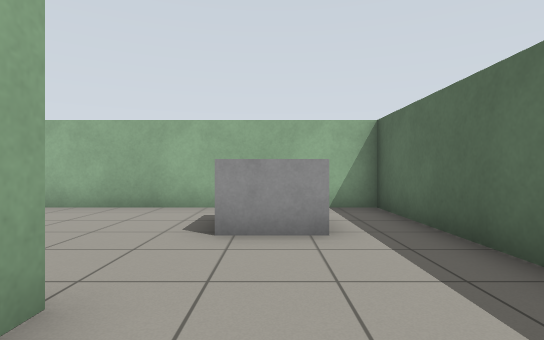
view 1 (above)

12 first-person views from a walk through a world built for the Gazebo simulator. The camera is 0.86 m above the floor, looks level and sees 80° across. The floor is counted in squares, 1 m on a side. Each view is taken from the middle of a square. On the plan, view 1 faces up. The plan holds only what a view shows up to about 11 squares ahead; the rest is blank.

view 2
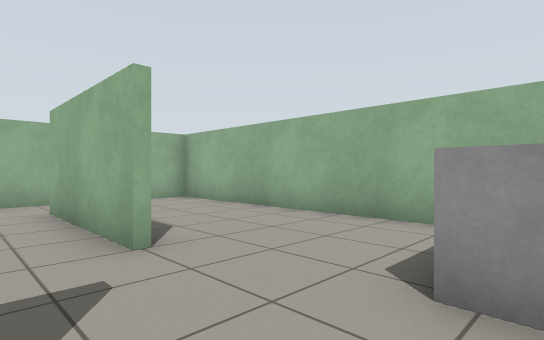

view 3
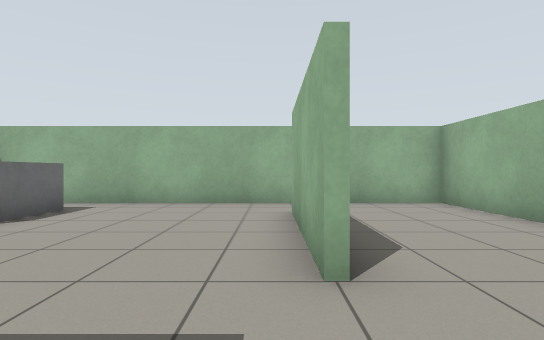

view 4
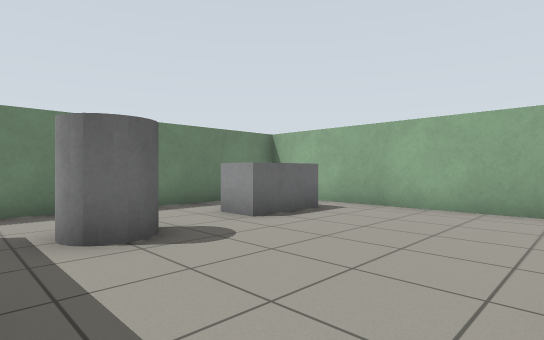

view 5
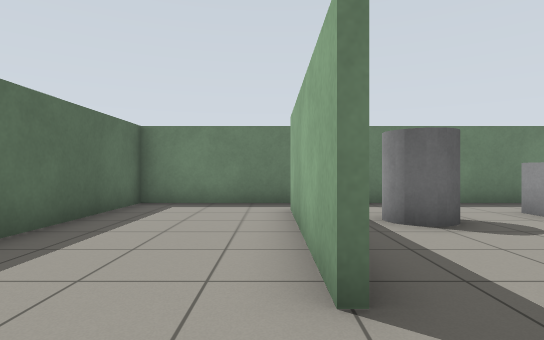

view 6
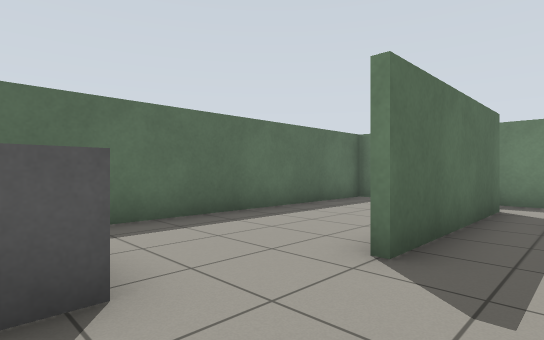

view 7
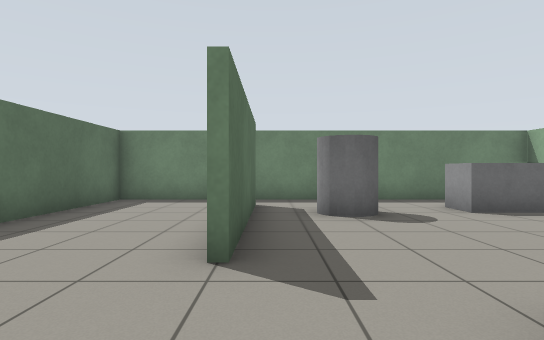

view 8
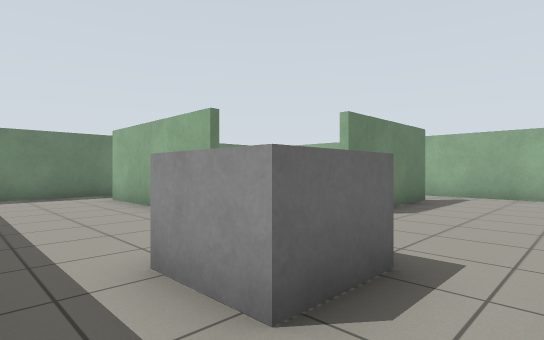

view 9
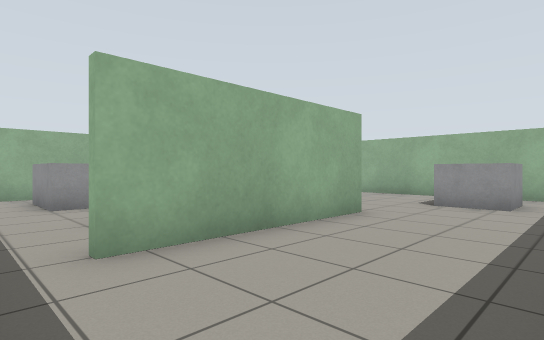

view 10
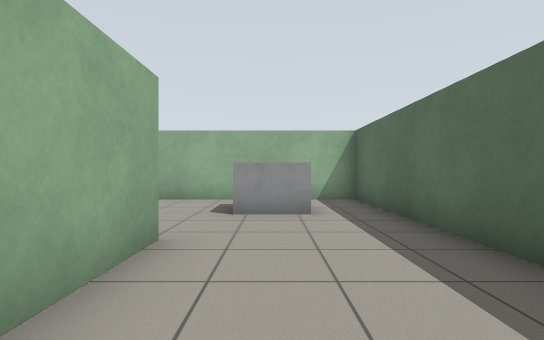

view 11
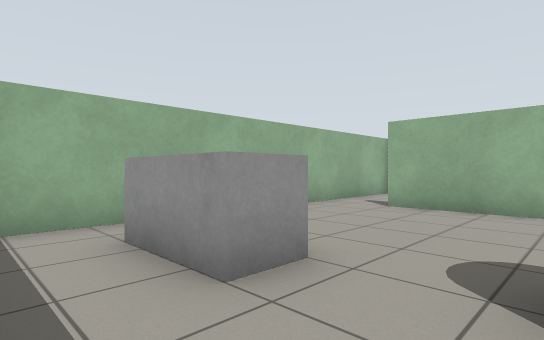

view 12
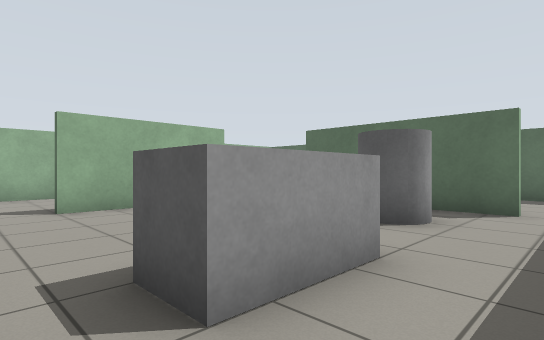

### Floor plan
Ten units are one square. View 1 is at (0, 0); x grows to the right and y downward. Boxes are objects, and circles mark ways between rooms. Rooms are numbered by the first view taken in them; rooms with no view inside come last. Other rooms are left out.
<svg viewBox="-99 -79 128 128">
<path fill="none" stroke="#000" d="M-14 -21 -14 30M-75 -36 -35 -36M-25 44 24 44 24 -74 -94 -74 -94 -35M-16 30 -16 -20M-35 -34 -75 -34M-94 -35 -94 44 -25 44"/>
<rect x="-15" y="-55" width="20" height="20" fill="#bbb"><title>grey box</title></rect>
<rect x="-85" y="15" width="30" height="10" fill="#bbb"><title>grey box</title></rect>
<rect x="-45" y="5" width="20" height="20" fill="#bbb"><title>grey cylinder</title></rect>
<circle cx="-20" cy="40" r="3" fill="#2a7"/>
<circle cx="-30" cy="-30" r="3" fill="#2a7"/>
<circle cx="-85" cy="-40" r="3" fill="#2a7"/>
<text x="-20" y="-30">1</text>
<text x="-60" y="10">2</text>
</svg>
Room 1 opens to room 2.

Where each view was taken, in squares from view 1:
view 1: 0 up, 0 right, facing up
view 2: 2 up, 0 right, facing up-left
view 3: 3 up, 1 left, facing left
view 4: 3 up, 2 left, facing down-left
view 5: 4 up, 1 left, facing down
view 6: 5 up, 3 left, facing down-right
view 7: 5 up, 2 left, facing down
view 8: 7 up, 2 right, facing down-left
view 9: 4 down, 2 right, facing up-left
view 10: 2 down, 0 right, facing up
view 11: 4 down, 4 left, facing up-left
view 12: 4 down, 9 left, facing up-right
